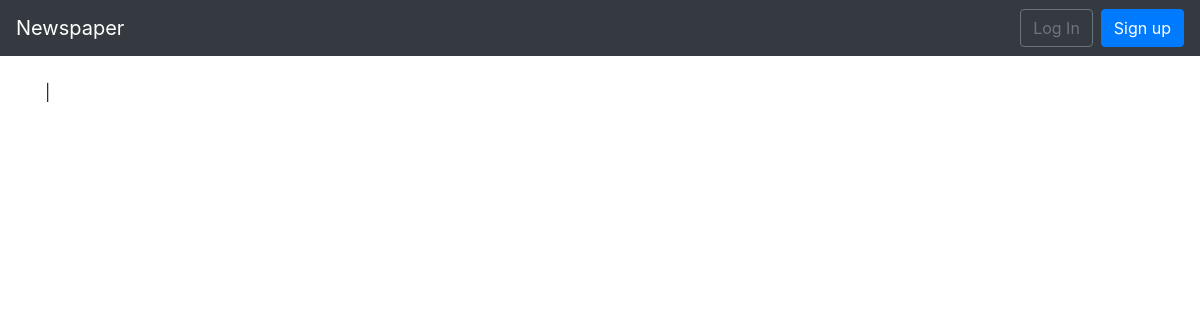
The page /articles/ on the database as committed earlier.
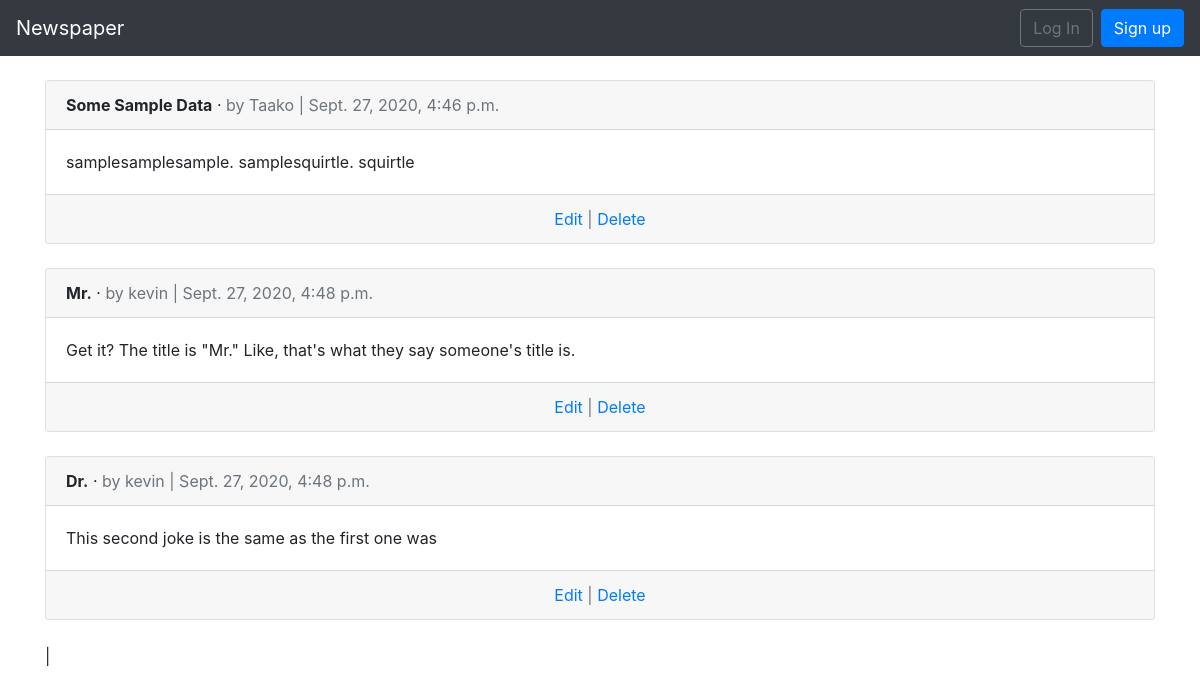
The same page on the database as committed later.
### articles/models.py (models this page shows, shortened)
class Article(models.Model):
    title = models.CharField(max_length=255)
    body = models.TextField()
    date = models.DateTimeField(auto_now_add=True)
    author = models.ForeignKey(
            get_user_model(),
            on_delete=models.CASCADE,
            )

### users/models.py (models this page shows)
class CustomUser(AbstractUser):
    age = models.PositiveIntegerField(null=True, blank=True)

### articles/views.py (the view)
# urls.py: path('', ArticleListView.as_view(), name='article_list'),
class ArticleListView(ListView):
    model = Article
    template_name = 'article_list.html'

### templates/article_list.html (shortened to what this page needs)
{% extends 'base.html' %}
{% block content %}
  {% for article in object_list %}
    <div class="card">
      <div class="card-header">
        <span class="font-weight-bold">{{ article.title }}</span> &middot;
        <span class="text-muted">by {{ article.author }} |
          {{ article.date }}</span>
      </div>
      <div class="card-body">
        {{ article.body }}
      </div>
      <div class="card-footer text-center text-muted">
        <a href="{% url 'article_edit' article.pk %}">Edit</a> | <a href="{% url 'article_delete' article.pk %}">Delete</a>
      </div>
    </div>
    <br />
    {% endfor %}|
    {% endblock content %}

### templates/base.html (shortened to what this page needs)
<!doctype html>
<html lang="en">
  <head>
    <link rel="stylesheet"
    href="https://stackpath.bootstrapcdn.com/bootstrap/4.1.3/css/bootstrap.min.css"
>
  </head>
  <body>
    <nav class="navbar navbar-expand-md navbar-dark bg-dark mb-4">
      <a class="navbar-brand" href="{% url 'home' %}">Newspaper</a>
    <div class="collapse navbar-collapse" id="navbarCollapse">
      {% if user.is_authenticated %}
        <ul class="navbar-nav ml-auto">
          <li class="nav-item">
            <a class="nav-link dropdown-toggle" href="#" id="userMenu"
              data-toggle="dropdown" aria-haspopup="true"
              aria-expanded="false">
              {{ user.username }}
            </a>
            <div class="dropdown-menu dropdown-menu-right"
              aria-labelledby="userMenu">
              <a class="dropdown-item"
              href="{% url 'password_change'%}">Change password</a>
              <div class="dropdown-divider"></div>
              <a class="dropdown-item" href="{% url 'logout' %}">
              Log Out</a>
            </div>
          </li>
        </ul>
      {% else %}
        <form class="form-inline ml-auto">
          <a href="{% url 'login' %}" class="btn btn-outline-secondary">
          Log In</a>
          <a href="{% url 'signup' %}" class="btn btn-primary ml-2">
          Sign up</a>
        </form>
      {% endif %}
    </div>
  </nav>
  <div class="container">
    {% block content %}
    {% endblock content %}
  </div>
  </body>
</html>

Rows that differ between the two databases and show on the page:
added Article: title "Some Sample Data", author "Taako", date "Sept. 27, 2020, 4:46 p.m.", body "samplesamplesample. samplesquirtle. squirtle"
added Article: title "Mr.", author "kevin", date "Sept. 27, 2020, 4:48 p.m.", body "Get it? The title is \"Mr.\" Like, that's what they say someone's title is."
added Article: title "Dr.", author "kevin", date "Sept. 27, 2020, 4:48 p.m.", body "This second joke is the same as the first one was"
